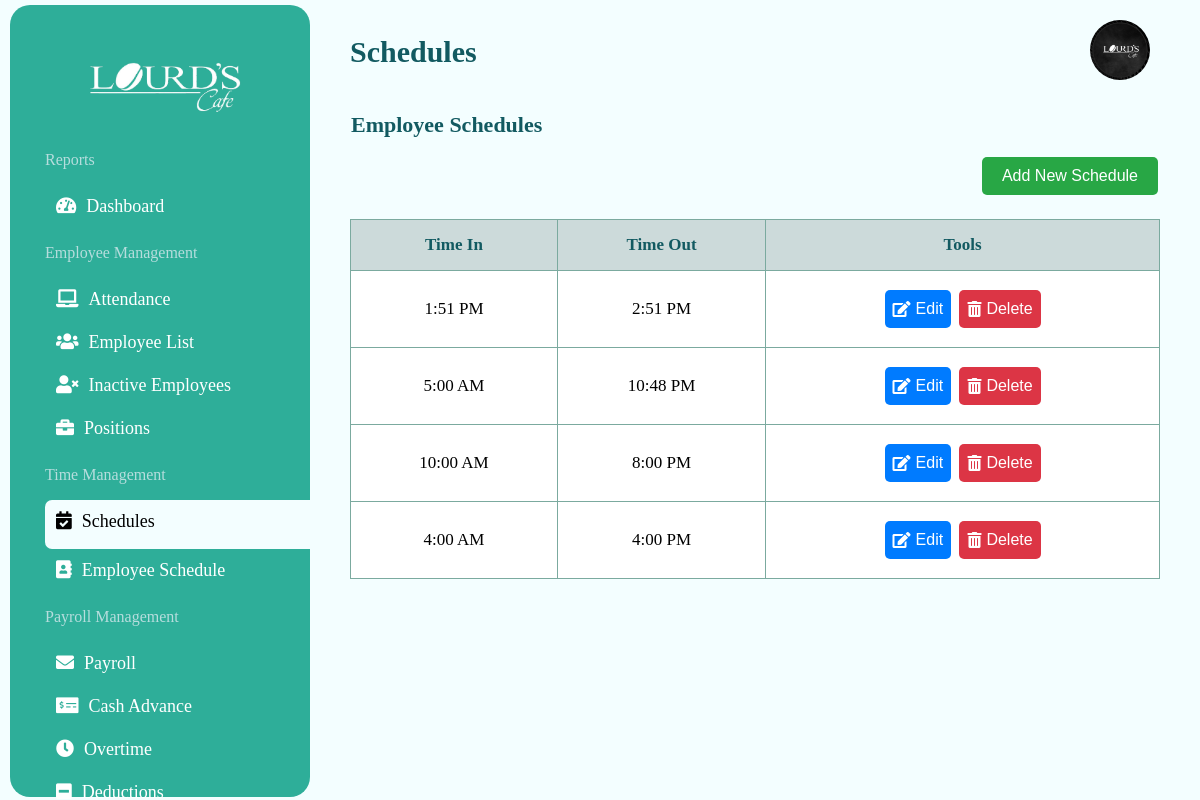
The page /EmManagement/schedule_management.php (signed in) on the database its author committed.
### tables this page shows
CREATE TABLE `schedules` (
  `schedule_id` int(11) NOT NULL,
  `time_in` time NOT NULL,
  `time_out` time NOT NULL
);

### EmManagement/schedule_management.php (the view, shortened to what this page needs)
<?php
$servername = "localhost";
$db_username = "root";
$db_password = "";
$dbname = "CoffeeShop";
$conn = new mysqli($servername, $db_username, $db_password, $dbname);
$sql = "SELECT * FROM schedules";
$result = $conn->query($sql);
?>
<html>
<head>
    <link href="https://cdnjs.cloudflare.com/ajax/libs/font-awesome/5.15.3/css/all.min.css" rel="stylesheet" />
    <link rel="stylesheet" href="../style/style-sidebar.css">
    <link rel="stylesheet" href="../style/style-schedules.css">
</head>
<body>
<div class="sidebar">
        <a href="../dashboard.php"><img alt="Company Logo" height="80" src="../img/letterLogo.png" width="80" /></a>
        <ul>
            <p>Reports</p>
            <li><a href="../dashboard.php"><i class="fas fa-tachometer-alt"></i>Dashboard</a></li>
            <p>Employee Management</p>
            <ul>
            <li><a href="attendance.php"><i class="fa fa-laptop" aria-hidden="true"></i>Attendance</a></li>
                <li><a href="employee-list.php"><i class="fa fa-users" aria-hidden="true"></i></i>Employee List</a></li>
                <li><a href="inactive-employees.php"><i class="fa fa-user-times" aria-hidden="true"></i>Inactive Employees</a></li>
                <li><a href="positions.php"><i class="fa fa-briefcase" aria-hidden="true"></i>Positions</a></li>
            </ul>
            <p>Time Management</p>
            <ul>
                <li style="    background-color: #f3feff;
                            border-radius: 7px 0px 0px 7px;
                            text-decoration: none;
                            height: 27px;
                            font-size: 18px;
                            transition: color 0.3s ease; ">
                    <a href="schedule_management.php" style=" color: black; transition: color 0.3s ease;"><i class="fas fa-calendar-check"></i>Schedules</a></li>
                <li><a href="employee-schedule.php"><i class="fa fa-address-book" aria-hidden="true"></i>Employee Schedule</a></li>
            </ul>
            <p>Payroll Management</p>
            <li><a href="../PayManagement/payroll.php"><i class="fa fa-envelope" aria-hidden="true"></i>Payroll</a></li>
            <li><a href="../PayManagement/cash-advance.php"><i class="fas fa-money-check-alt"></i>Cash Advance</a></li>
            <li><a href="../PayManagement/overtime.php"><i class="fas fa-clock" aria-hidden="true"></i>Overtime</a></li>
            <li><a href="../PayManagement/taxDeduction.php"><i class="fa fa-minus-square" aria-hidden="true"></i>Deductions</a></li><br>
        </ul>
    </div>
    <div class="content">
        <div class="contentBody">
            <div class="top-bar">
                <h1>Schedules</h1>
                <a href="../admin-profile.php"><img alt="Company Logo" height="80" src="../img/lourds_cafe.jpg" width="80" /></a>
            </div>
            <h2>Employee Schedules</h2>
            <div class="posButton">
                <button id="add-schedule-btn" onclick="openForm()">Add New Schedule</button>
            </div>
            <table>
                <thead>
                    <tr>
                        <th>Time In</th>
                        <th>Time Out</th>
                        <th>Tools</th>
                    </tr>
                </thead>
                <tbody>
                    <?php
                    if ($result->num_rows > 0) {
                        while ($row = $result->fetch_assoc()) {
                            $time_in_12hr = date("g:i A", strtotime($row['time_in']));
                            $time_out_12hr = date("g:i A", strtotime($row['time_out']));
                            echo "<tr>";
                            echo "<td>" . htmlspecialchars($time_in_12hr) . "</td>";
                            echo "<td>" . htmlspecialchars($time_out_12hr) . "</td>";
                            echo "<td>
                                <button onclick=\"editSchedule({$row['schedule_id']}, '{$row['time_in']}', '{$row['time_out']}')\" class='edit-button'>
                                    <i class='fas fa-edit'></i> Edit
                                </button>
                                <a href='schedule_management.php?delete={$row['schedule_id']}' onclick=\"return confirm('Are you sure you want to delete this schedule?');\">
                                    <button class='delete-button'>
                                    <i class='fas fa-trash-alt'></i> Delete
                                    </button>
                                </a>
                              </td>";
                            echo "</tr>";
                        }
                    } else {
                        echo "<tr><td colspan='4'>No schedules found</td></tr>";
                    }
                    ?>
                </tbody>
            </table>
        </div>
</body>
</html>

### style/style-sidebar.css (style rules this page uses)
.sidebar { width: 300px; height: 96.5vh; background-color: #2eae99; z-index: 2; color: white; position: fixed; padding-top: 20px; border-radius: 20px 20px 20px 20px; margin-top: 5px; margin-left: 10px; }
.sidebar img { display: block; margin-top: auto; margin-left: 30px; margin-bottom: -10px; align-items: center; width: 250px; height: 120px; }
.sidebar p { margin-left: 35px; color: #b6dddd; }
.sidebar ul { list-style-type: none; padding: 0; }
.sidebar ul li { margin-left: 35px; padding: 11px; text-align: left; cursor: pointer; font-size: 18px; }
.sidebar ul li a { color: rgb(255, 255, 255); text-decoration: none; }
.sidebar ul li i { margin-right: 10px; }

### style/style-schedules.css (style rules this page uses)
body { margin: 0; font-family: Montserrat; background-color: #f3feff; }
.content { margin-left: 280px; padding: 20px; position: relative; }
.content h1 { position: absolute; z-index: 1; top: 0; left: 0; right: 0; font-size: 30px; margin: 0; margin-top: 10px; margin-left: -80px; background-color: transparent; padding: 25px 150px 25px; color:#125a61; }
.contentBody h2 { z-index: 1; color:#125a61; margin-left: -19px; margin-top: -48px; margin-bottom: 5px; padding: 20px; font-weight: 600; font-size: 22px; }
.top-bar { margin-top: 100px; }
.top-bar img { z-index: 1; position: absolute; top: 15px; width: 60px; height: 60px; top: 20px; right: 50px;border-radius: 50px; background-color: #4a6a78; border-color: transparent; }
.posButton { display: flex; justify-content: flex-end; margin-top: -10px; }
.posButton button { background-color: #28a745; color: white; border: none; padding: 10px 20px; text-align: center; text-decoration: none; display: inline-block; font-size: 16px; margin: 4px 2px; margin-left: -20px; cursor: pointer; border-radius: 5px; transition: background-color 0.3s; }
.edit-button, .delete-button { color: white; border: none; padding: 10px 8px; font-size: 16px; margin: 4px 2px; cursor: pointer; border-radius: 5px; transition: background-color 0.3s; display: inline-flex; align-items: center; gap: 5px; }
.edit-button { background-color: #007bff; }
.delete-button { background-color: #dc3545; }
.contentBody { margin-left: 30px; padding: 20px; }
table { width: 100%; border-collapse: collapse; margin-top: 20px; }
table, th, td { border: 1px solid #7baa9f; }
th, td { padding: 15px; text-align: center; font-size: 17px; }
th { background-color: #ccdada; color: #125a61; }
td { background-color: #ffffff; }

### rows shown on the page
schedules: time_in "1:51 PM", time_out "2:51 PM"
schedules: time_in "5:00 AM", time_out "10:48 PM"
schedules: time_in "10:00 AM", time_out "8:00 PM"
schedules: time_in "4:00 AM", time_out "4:00 PM"
